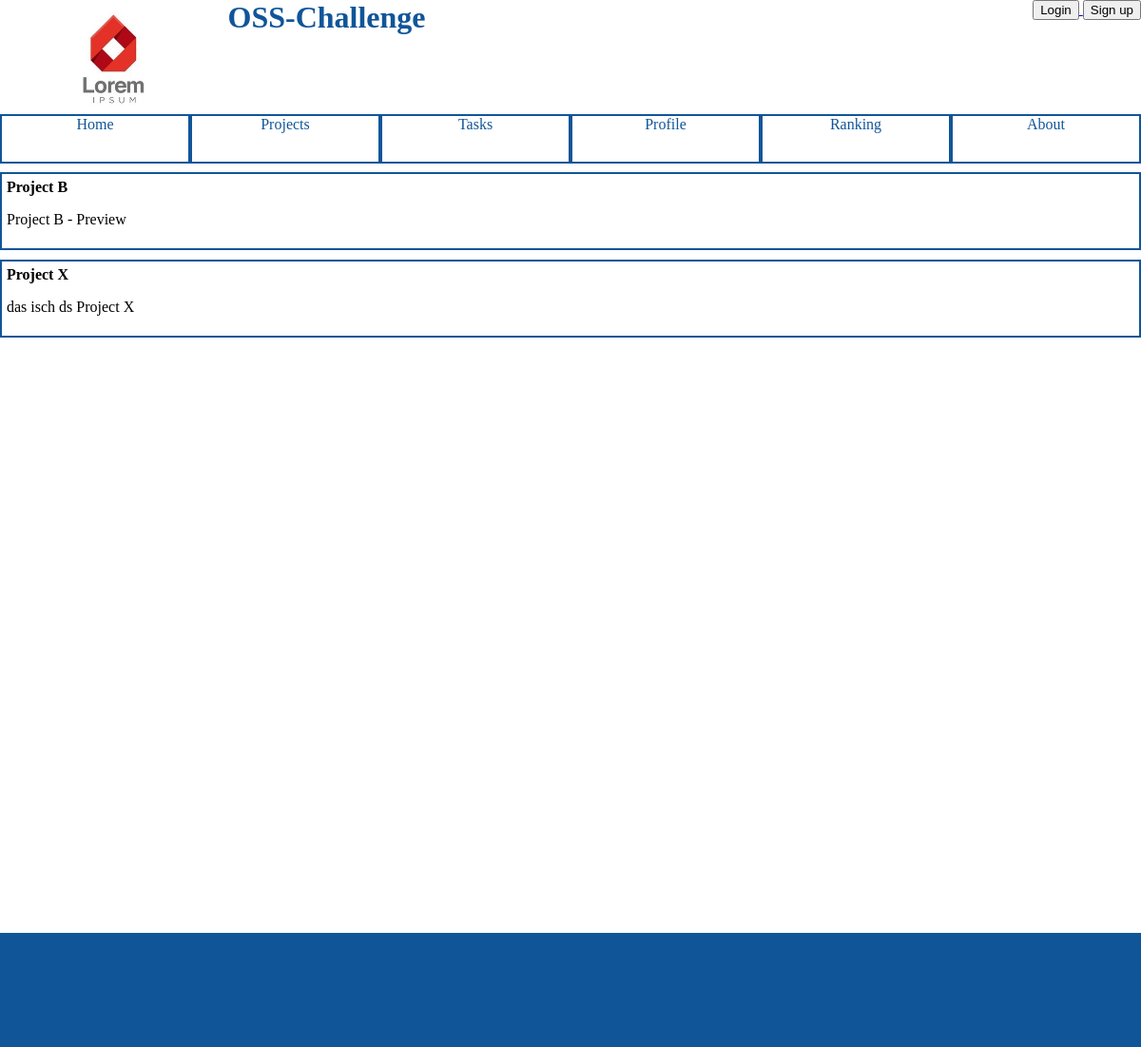
Before: /projects/ with the older database file.
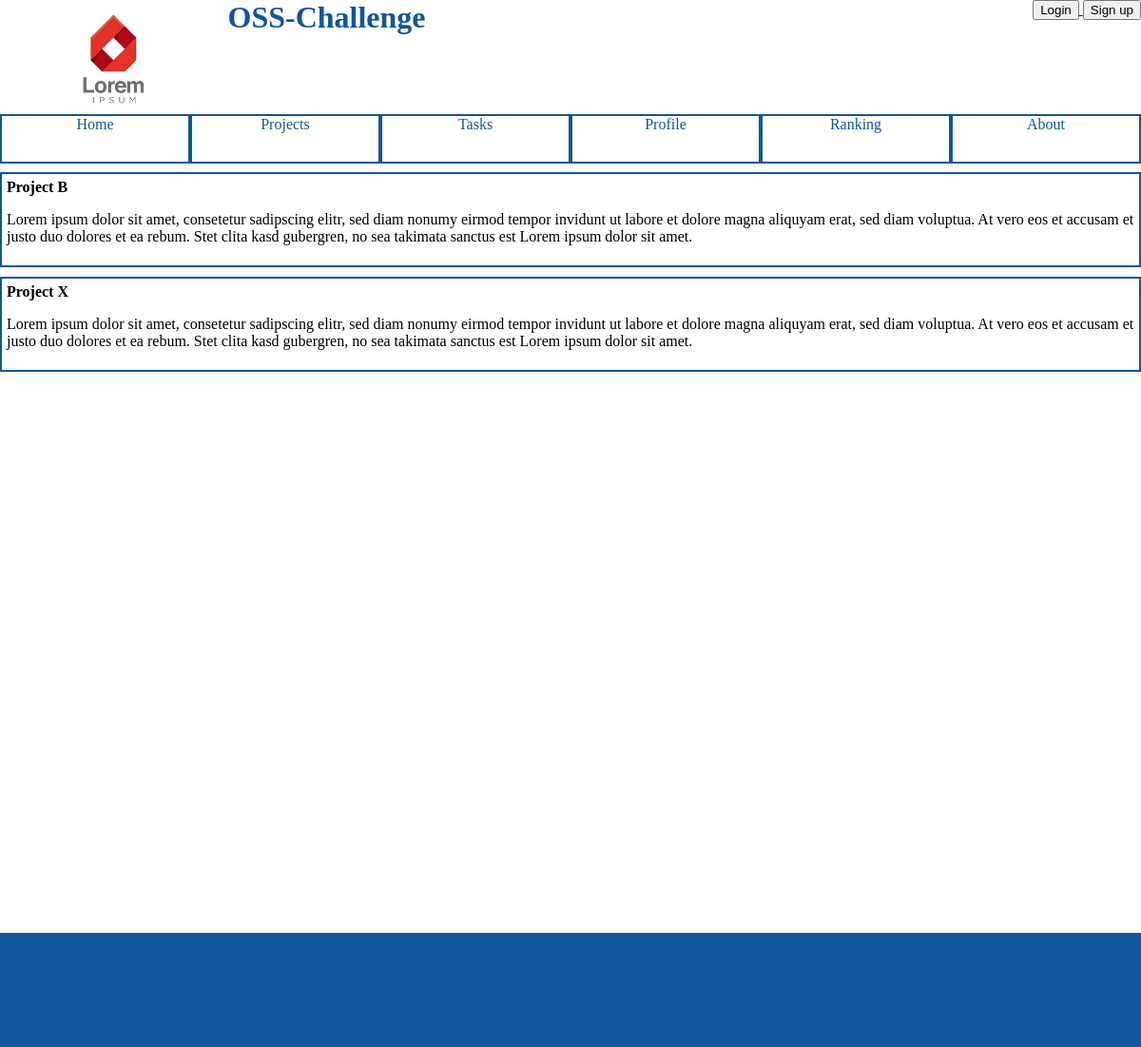
After: the same page with the newer database file.
### osschallenge/models.py (models this page shows, shortened)
class Project(models.Model):
    title = models.CharField(max_length=50)
    lead_text = models.CharField(max_length=300)
    description = models.CharField(max_length=5000)
    licence = models.CharField(max_length=50)
    website = models.CharField(max_length=50)
    github = models.CharField(max_length=50)
    owner = models.ForeignKey(User, related_name = "project_owner")
    mentors = models.ManyToManyField(User, related_name = "project_mentors")

### osschallenge/views.py (the view)
class ProjectIndexView(generic.ListView):
    template_name = 'osschallenge/projectindex.html'
    context_object_name = 'project_list'
    def get_queryset(self):
        return Project.objects.all()

### osschallenge/templates/osschallenge/projectindex.html (shortened to what this page needs)
{% extends 'osschallenge/index.html' %}
{% block content %}
    {% if project_list %}
        <ul class="index">
        {% for project in project_list %}
            <li>
                <a href="/projects/{{ project.id }}">{{ project.title }}</a>
                <p>{{ project.lead_text }}</p>
            </li>
        {% endfor %}
        </ul>
    {% else %}
        <p>No projects available.</p>
    {% endif %}
{% endblock content %}

Changed rows visible on the page:
changed Project "Project B": lead_text "Project B - Preview" → "Lorem ipsum dolor sit amet, consetetur sadipscing elitr, sed diam nonumy eirmod tempor invidunt ut labore et dolore magna aliquyam erat, sed diam voluptua. At vero eos et accusam et justo duo dolores et ea rebum. Stet clita kasd gubergren, no sea takimata sanctus est Lorem ipsum dolor sit amet."
changed Project "Project X": lead_text "das isch ds Project X" → "Lorem ipsum dolor sit amet, consetetur sadipscing elitr, sed diam nonumy eirmod tempor invidunt ut labore et dolore magna aliquyam erat, sed diam voluptua. At vero eos et accusam et justo duo dolores et ea rebum. Stet clita kasd gubergren, no sea takimata sanctus est Lorem ipsum dolor sit amet."
